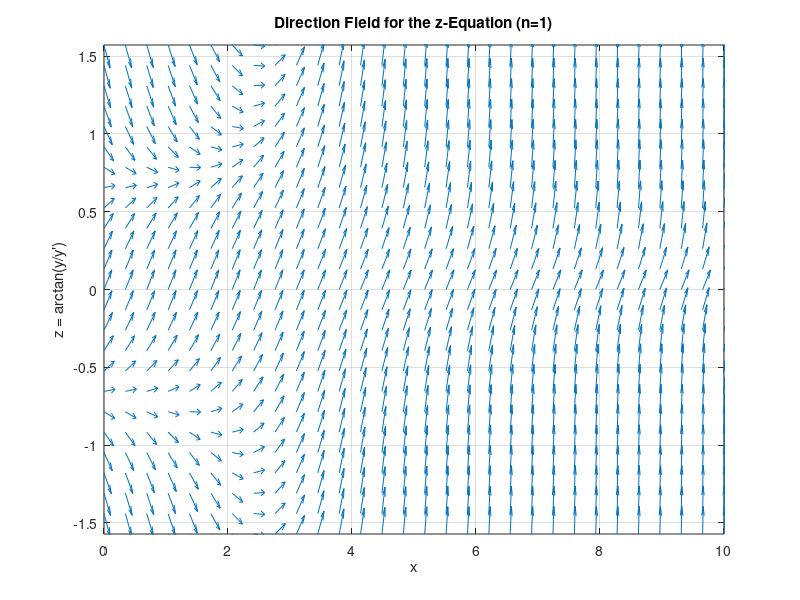
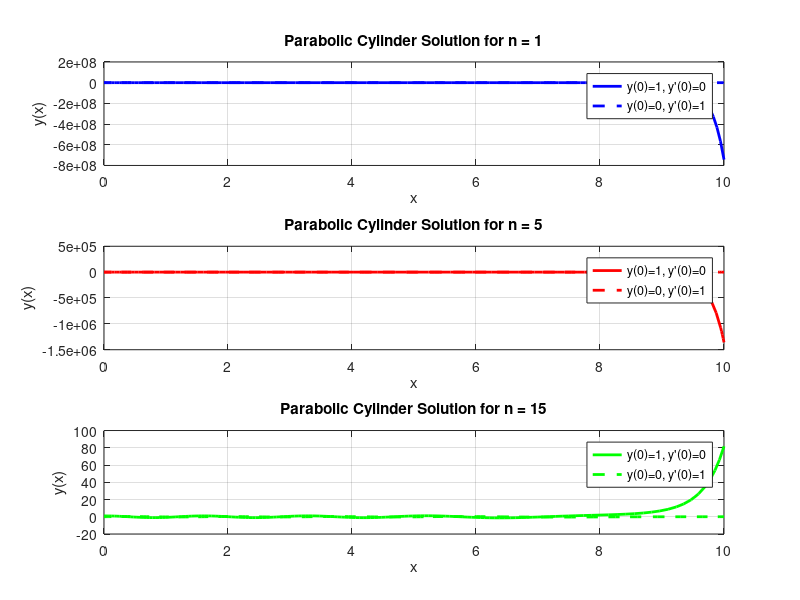
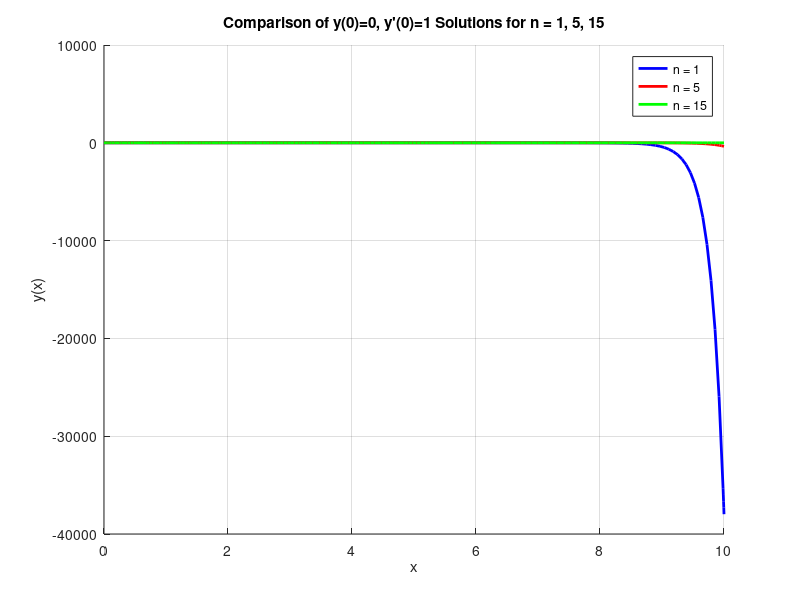

Reproduce these figures in MATLAB, in order.
%% Differential Equations Final Project -- PART 2: Parabolic Cylinder Equation
% shima samadi , mahyas javaheri
% Term: 1404_05 Second Semester | Instructor: Dr. Shameli

clc;
clear;
close all;
fprintf('\n============================================================\n');
fprintf('PART 2: Parabolic Cylinder Equation\n');
fprintf('============================================================\n');
n_vals = [1, 5, 15];
xspan2 = [0, 10];
% 2-2-1-1) z = atan(y/y') -> dz/dx = cos(z)^2 - (n+0.5-x^2/4)*sin(z)^2
% 2-2-1-2) Direction fild for n = 1 over the full required range x in [0,10]
[X, Z] = meshgrid(linspace(0, 10, 30), linspace(-pi/2, pi/2, 25));
n_field = 1;
DZ = cos(Z).^2 - (n_field + 0.5 - X.^2/4).*sin(Z).^2;
DX = ones(size(DZ));
Lm = sqrt(DX.^2 + DZ.^2);
DX = DX./Lm; DZ = DZ./Lm;
figure('Name', 'Part 2: Direction Field (n=1)', 'NumberTitle', 'off');
quiver(X, Z, DX, DZ, 0.5);
grid on;
xlabel('x');
ylabel('z = arctan(y/y'')');
title('Direction Field for the z-Equation (n=1)');
axis([0 10 -pi/2 pi/2]);
% Turning point discussion (coefficient n+0.5-x^2/4 changes sign at x_t)
fprintf('2-2-1-2) Turning point x_t = 2*sqrt(n+0.5) where the coefficient (n+0.5-x^2/4) changes sign:\n');
for i = 1:length(n_vals)
    n = n_vals(i);
    x_turn = 2*sqrt(n+0.5);
    fprintf('    n = %2d  ->  x_t = %.4f\n', n, x_turn);
end
fprintf(['    Prediction: for x < x_t the coefficient is positive and y'''' = -(...)*y\n' ...
         '    behaves like a harmonic oscillator, so y(x) is OSCILLATORY near x = 0.\n' ...
         '    For x > x_t the coefficient becomes negative and y'''' = +(...)*y behaves\n' ...
         '    like an exponential term, so oscillations stop and the solution grows or\n' ...
         '    decays MONOTONICALLY beyond that point. x_t is exactly this critical\n' ...
         '    value where the qualitative behaviour changes.\n\n']);
% 2-2-2) Numerical solutions for n = 1 with both IC sets
% 3-2-2) Repeat for n = 5, 15 as well
figure('Name', 'Part 2: Parabolic Cylinder Solutions', 'NumberTitle', 'off');
colors = {'b', 'r', 'g'};
x_c2_all = cell(1, length(n_vals));
Y_c2_all = cell(1, length(n_vals));
for i = 1:length(n_vals)
    n = n_vals(i);
    ode_p2 = @(x, Y) [Y(2); -(n + 0.5 - x^2/4)*Y(1)];
    [x_c1, Y_c1] = ode45(ode_p2, xspan2, [1; 0]);   % y(0)=1, y'(0)=0
    [x_c2, Y_c2] = ode45(ode_p2, xspan2, [0; 1]);   % y(0)=0, y'(0)=1
    x_c2_all{i} = x_c2;
    Y_c2_all{i} = Y_c2;
    subplot(3,1,i);
    plot(x_c1, Y_c1(:,1), [colors{i} '-'], 'LineWidth', 2); hold on;
    plot(x_c2, Y_c2(:,1), [colors{i} '--'], 'LineWidth', 2);
    grid on;
    xlabel('x');
    ylabel('y(x)');
    title(sprintf('Parabolic Cylinder Solution for n = %d', n));
    legend('y(0)=1, y''(0)=0', 'y(0)=0, y''(0)=1');
end
% 3-2-2-c) Overlay comparison of the y(0)=0 solutions for n = 1, 5, 15
figure('Name', 'Part 2: Comparison of y(0)=0 Solutins Across n', 'NumberTitle', 'off');
hold on;
for i = 1:length(n_vals)
    plot(x_c2_all{i}, Y_c2_all{i}(:,1), colors{i}, 'LineWidth', 2, ...
         'DisplayName', sprintf('n = %d', n_vals(i)));
end
grid on;
xlabel('x');
ylabel('y(x)');
title('Comparison of y(0)=0, y''(0)=1 Solutions for n = 1, 5, 15');
legend('show');
fprintf(['3-2-2) Comparison and Analysis:\n' ...
         '  a) n = 5 vs n = 1: the turning point moves out to x_t = %.3f (from %.3f),\n' ...
         '     so the oscillatory region extends furthrr in x; within that region the\n' ...
         '     local "frequency" sqrt(n+0.5-x^2/4) is larger for n = 5, so its curve\n' ...
         '     oscillates faster (shorter local wavelength) than the n = 1 curve.\n' ...
         '  b) As n increases (1 -> 5 -> 15), x_t = 2*sqrt(n+0.5) grows, the\n' ...
         '     oscillatory region widens, the oscillations speed up, and the amplitude\n' ...
         '     grows more sharply once x exceeds x_t.\n' ...
         '  c) Comparing all three y(0) = 0 solutions:\n' ...
         '     Similarities:\n' ...
         '       - All three curves stsrt at the identical initial state\n' ...
         '         (y(0) = 0, y''(0) = 1).\n' ...
         '       - All exhibit local oscillatory behavior fir x < x_t and transition\n' ...
         '         to exponential/monotonic growth for x > x_t.\n' ...
         '     Differences:\n' ...
         '       - As n increases (1 -> 5 -> 15), the turning point\n' ...
         '         x_t = 2*sqrt(n+0.5) moves further to the right\n' ...
         '         (x_t = 2.45 -> 4.69 -> 7.87).\n' ...
         '       - Higher n values lead to significantly higher oscillation\n' ...
         '         frequency in the range 0 <= x < x_t.\n\n'], ...
         2*sqrt(5.5), 2*sqrt(1.5));
fprintf('--- Part 2 Execution Completed Successfully ---\n');
